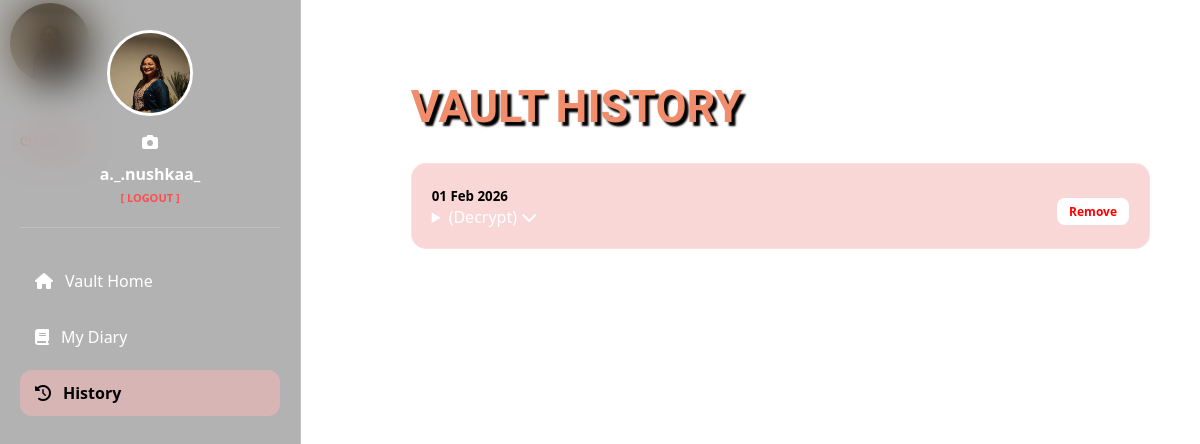
The page /history (signed in) on the database its author committed.
### app.py (models this page shows)
class User(UserMixin, db.Model):
    id = db.Column(db.Integer, primary_key=True)
    username = db.Column(db.String(50), unique=True, nullable=False)
    password = db.Column(db.String(200), nullable=False)
    profile_pic = db.Column(db.String(200), nullable=True, default='default_avatar.png')
    capsules = db.relationship('Capsule', backref='owner', lazy=True)
    diary_entries = db.relationship('DiaryEntry', backref='owner', lazy=True)

class Capsule(db.Model):
    id = db.Column(db.Integer, primary_key=True)
    message = db.Column(db.Text, nullable=False)
    unlock_date = db.Column(db.DateTime, nullable=False)
    created_at = db.Column(db.DateTime, default=lambda: datetime.now(timezone.utc))
    user_id = db.Column(db.Integer, db.ForeignKey('user.id'), nullable=False)

### app.py (the view)
@app.route('/history')
@login_required
def history():
    unlocked = Capsule.query.filter(Capsule.unlock_date <= datetime.now(timezone.utc), Capsule.user_id == current_user.id).order_by(Capsule.unlock_date.desc()).all()
    return render_template('index.html', capsules=unlocked, active_page='history')

### app.py (called while the page is built)
@login_manager.user_loader
def load_user(user_id):
    return User.query.get(int(user_id))

### templates/index.html (shortened to what this page needs)
<!DOCTYPE html>
<html lang="en">
<head>
    <link rel="stylesheet" href="https://cdnjs.cloudflare.com/ajax/libs/font-awesome/6.4.2/css/all.min.css">
    <link rel="stylesheet" href="{{ url_for('static', filename='css/style.css') }}">
</head>
<body>
    <div class="profile-box mobile-only">
        <img src="{{ url_for('static', filename='profile_pics/' + current_user.profile_pic) if current_user.profile_pic else 'https://cdn-icons-png.flaticon.com/512/3135/3135715.png' }}" class="profile-img">
        <div style="font-weight: bold; margin-bottom: 5px;">{{ current_user.username }}</div>
        <a href="/logout" class="logout-link">
            <i class="fa-solid fa-power-off"></i> LOGOUT
        </a>
    </div>
    <div class="sidebar">
        <div class="profile-box">
            <label for="photo-input" style="cursor: pointer; position: relative; display: inline-block;">
                <img src="{{ url_for('static', filename='profile_pics/' + current_user.profile_pic) if current_user.profile_pic else 'https://cdn-icons-png.flaticon.com/512/3135/3135715.png' }}"
                     class="profile-img"
                     style="object-fit: cover;">
                <div class="camera-icon">
                    <i class="fa-solid fa-camera"></i>
                </div>
            </label>
            <div style="font-weight: bold; margin-top: 10px;">{{ current_user.username }}</div>
            <a href="/logout" class="logout-link">[ LOGOUT ]</a>
        </div>
        <nav class="nav-links">
            <a href="/" class="{{ 'active' if active_page == 'home' }}"><i class="fa-solid fa-house"></i> Vault Home</a>
            <a href="/diary" class="{{ 'active' if active_page == 'diary' }}"><i class="fa-solid fa-book"></i> My Diary</a>
            <a href="/history" class="{{ 'active' if active_page == 'history' }}"><i class="fa-solid fa-clock-rotate-left"></i> History</a>
        </nav>
    </div>
    <div class="main-content">
        <div class="main-layout">
            <div class="content-area">
                {% if active_page == 'home' %}
                    <h1>CHRONOS VAULT</h1>
                    <div class="input-card">
                        <form action="/bury" method="POST">
                            <textarea name="message" placeholder="Seal a thought for the future..." required></textarea>
                            <div class="input-row">
                                <input type="date" name="unlock_date" required>
                                <button type="submit" class="save-btn">SEAL</button>
                            </div>
                        </form>
                    </div>
                    <h3 class="section-title">PENDING TRANSMISSIONS</h3>
                    <div class="list">
                        {% for capsule in capsules %}
                            <div class="capsule-item">
                                <div>
                                    <small class="unlock-date">Unlocks: {{ capsule.unlock_date.strftime('%d %b %Y') }}</small>
                                    <div class="encrypted-tag"><i class="fa-solid fa-lock"></i> Encrypted</div>
                                </div>
                                <a href="{{ url_for('delete', id=capsule.id) }}" class="delete-btn">Remove</a>
                            </div>
                        {% endfor %}
                    </div>
                {% elif active_page == 'history' %}
                    <h1>VAULT HISTORY</h1>
                    <div class="list">
                        {% for capsule in capsules %}
                            <div class="capsule-item">
                                <div style="flex: 1;">
                                    <small style="color: #000; font-weight: bold;">{{ capsule.unlock_date.strftime('%d %b %Y') }}</small>
                                    <details>
                                        <summary>(Decrypt) <i class="fa-solid fa-chevron-down"></i></summary>
                                    </details>
                                </div>
                                <a href="{{ url_for('delete', id=capsule.id) }}" class="delete-btn">Remove</a>
                            </div>
                        {% endfor %}
                    </div>
                {% endif %}
            </div>
        </div>
    </div>
</body>
</html>

### static/css/style.css (style rules this page uses)
:root { --accent: #010202; --bg: #0a0b10; --glass-pink: #f6b7b78e; --border: rgba(255, 255, 255, 0.2); --sidebar-width: 260px; }
body { margin: 0; padding: 0; display: flex; min-height: 100vh; background-image: url('https://img.freepik.com/free-vector/papercut-colorful-layers-3d-color-texture-background_1035-13964.jpg'); background-attachment: fixed; background-size: 120% 120%; background-position: center; transition: background-position 0.2s ease-out; font-family: 'Segoe UI', sans-serif; color: white; overflow-x: hidden; }
body::before { filter: blur(10px); }
.sidebar { width: var(--sidebar-width); background: rgba(0, 0, 0, 0.3); backdrop-filter: blur(20px); border-right: 1px solid var(--border); height: 100vh; position: fixed; display: flex; flex-direction: column; padding: 30px 20px; z-index: 100; }
.profile-box { text-align: center; margin-bottom: 30px; border-bottom: 1px solid var(--border); padding-bottom: 20px; }
.profile-img { width: 80px; height: 80px; border-radius: 50%; border: 3px solid white; margin-bottom: 10px; }
.nav-links a { text-decoration: none; color: #fff; padding: 12px 15px; border-radius: 12px; transition: 0.3s; display: flex; align-items: center; gap: 12px; margin-bottom: 10px; }
.nav-links a:hover, .nav-links a.active { background: var(--glass-pink); color: var(--accent); font-weight: bold; }
.main-content { flex: 1; margin-left: var(--sidebar-width); padding: 50px; }
.main-layout { display: flex; max-width: 1200px; margin: 0 auto; gap: 30px; align-items: flex-start; }
.content-area { flex: 2; min-width: 0; }
h1 { font-family: "Goldman"; font-size: 45px; color: #f18d6b; text-shadow: 4px 4px 2px #000; margin-bottom: 30px; }
.capsule-item { background: var(--glass-pink); border: 1px solid var(--border); padding: 20px; border-radius: 15px; margin-bottom: 15px; display: flex; justify-content: space-between; align-items: center; }
.delete-btn { background: white; color: red; padding: 5px 12px; border-radius: 8px; text-decoration: none; font-size: 12px; font-weight: bold; margin-left: 10px; margin-top: 10px; }
.logout-link { text-decoration: none; color: #ff4d4d; font-size: 11px; font-weight: bold; }

### rows shown on the page
User: profile_pic (picture), username "a._.nushkaa_"
Capsule: unlock_date "01 Feb 2026"
